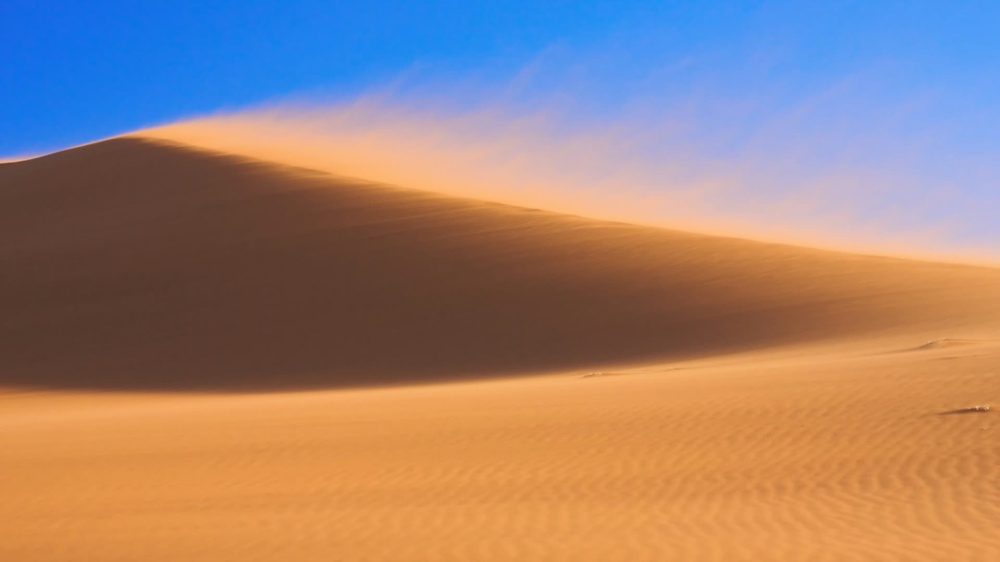
#> input picture resizing_video/sand_19201080.jpg, 1000 x 562 px, shrunk from 1920 x 1080 before the run
$ python convert_image_to_rgb.py sand_19201080.jpg
#> lines starting #> are read from the running program, lines starting #| are printed output that depends on the picture
import numpy as np
from PIL import Image
import sys

def save_rgb_channels(image_path):
    # Open the image
#> called with image_path = 'sand_19201080.jpg'
    img = Image.open(image_path)
#> img is the input picture: PIL image 1000x562 RGB; mean R, G, B 157, 130.5, 120.7

    # Convert the image to RGB mode if it's not already
    img = img.convert('RGB')

    # Convert the image to a numpy array
    img_array = np.array(img)

    # Separate the channels
    r_channel = img_array[:,:,0]
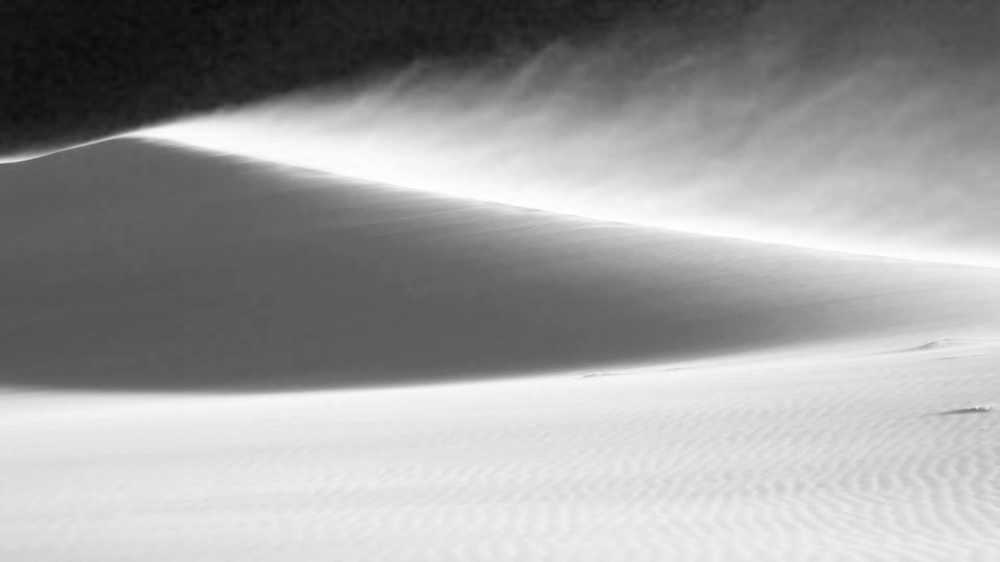
#> r_channel: shape (562, 1000); min 11, max 255, mean 157
    g_channel = img_array[:,:,1]
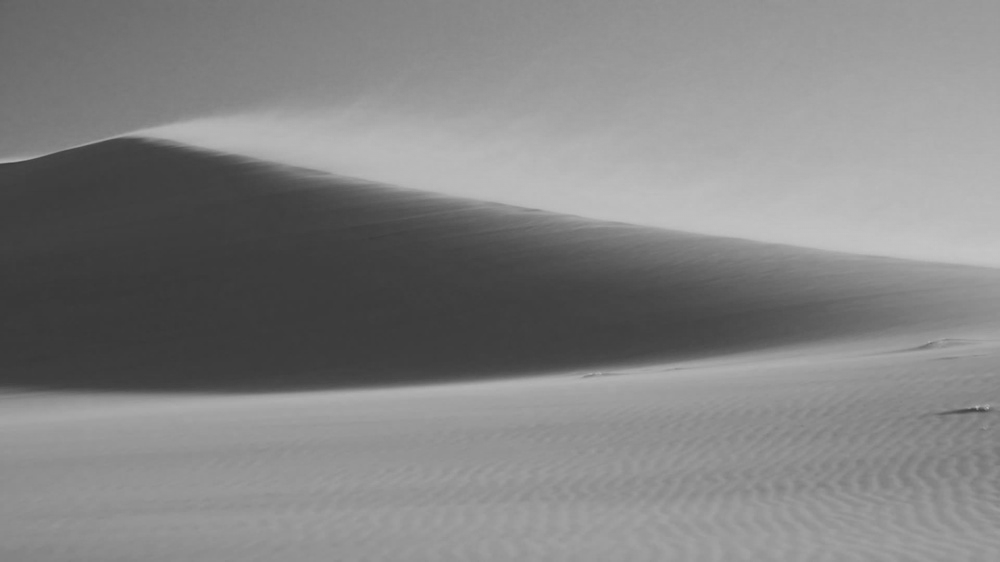
#> g_channel: shape (562, 1000); min 56, max 198, mean 130.5
    b_channel = img_array[:,:,2]
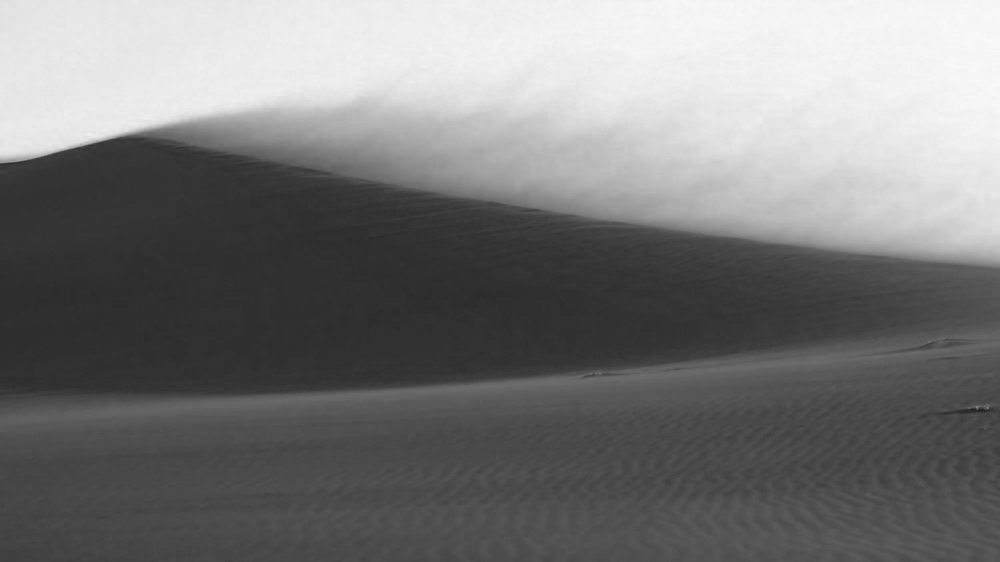
#> b_channel: shape (562, 1000); min 29, max 250, mean 120.7

    # Generate output file names based on input file name
    base_name = image_path.rsplit('.', 1)[0]
    r_file = f'{base_name}_R_channel.txt'
    g_file = f'{base_name}_G_channel.txt'
    b_file = f'{base_name}_B_channel.txt'

    # Save each channel as a separate file
    np.savetxt(r_file, r_channel, fmt='%d')
    np.savetxt(g_file, g_channel, fmt='%d')
    np.savetxt(b_file, b_channel, fmt='%d')

    print(f"Channel files have been saved for {image_path}.")

# Check if a file name was provided as a command-line argument
if len(sys.argv) > 1:
    image_path = sys.argv[1]
    save_rgb_channels(image_path)
else:
    print("Please provide an image file name as a command-line argument.")
    print("Usage: python script_name.py <image_file_name>")
